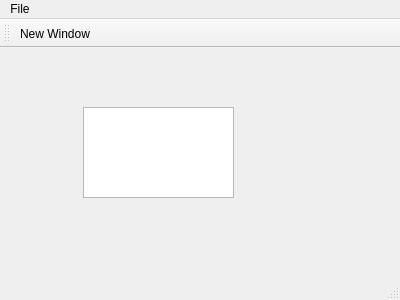
<?xml version="1.0" encoding="UTF-8"?>
<ui version="4.0">
 <class>MainWindow</class>
 <widget class="QMainWindow" name="MainWindow">
  <property name="geometry">
   <rect>
    <x>0</x>
    <y>0</y>
    <width>400</width>
    <height>300</height>
   </rect>
  </property>
  <property name="windowTitle">
   <string>MainWindow</string>
  </property>
  <widget class="QWidget" name="centralWidget">
   <widget class="QPlainTextEdit" name="plainTextEdit">
    <property name="geometry">
     <rect>
      <x>83</x>
      <y>59</y>
      <width>151</width>
      <height>91</height>
     </rect>
    </property>
   </widget>
  </widget>
  <widget class="QMenuBar" name="menuBar">
   <property name="geometry">
    <rect>
     <x>0</x>
     <y>0</y>
     <width>400</width>
     <height>20</height>
    </rect>
   </property>
   <widget class="QMenu" name="menuFile">
    <property name="title">
     <string>File</string>
    </property>
    <addaction name="actionNew_Window"/>
   </widget>
   <addaction name="menuFile"/>
  </widget>
  <widget class="QToolBar" name="mainToolBar">
   <attribute name="toolBarArea">
    <enum>TopToolBarArea</enum>
   </attribute>
   <attribute name="toolBarBreak">
    <bool>false</bool>
   </attribute>
   <addaction name="actionNew_Window"/>
  </widget>
  <widget class="QStatusBar" name="statusBar"/>
  <action name="actionNew_Window">
   <property name="text">
    <string>New Window</string>
   </property>
  </action>
 </widget>
 <layoutdefault spacing="6" margin="11"/>
 <resources/>
 <connections/>
</ui>
